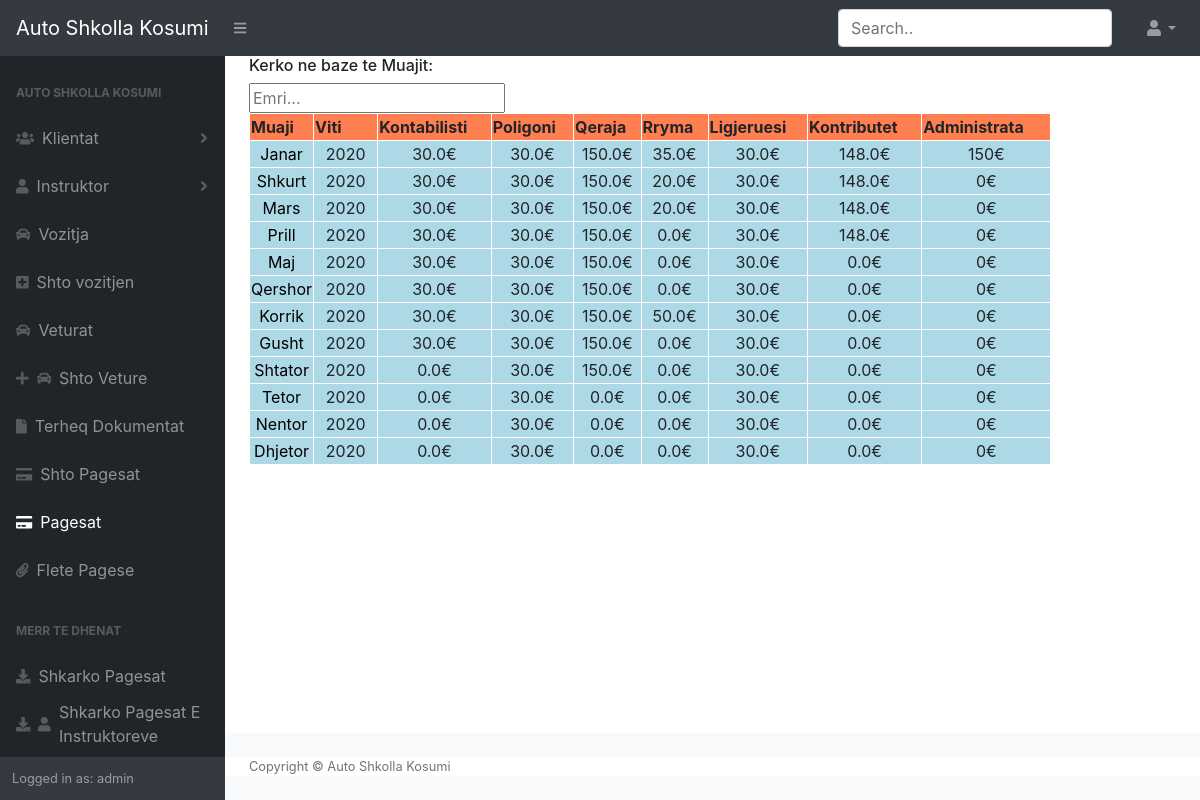
The app's page /pages/ (signed in) with its own data.
### Kosumi/models.py (models this page shows, shortened)
class pagesat(models.Model):
    muaji = models.ForeignKey(muaji,on_delete=models.CASCADE)
    kontabilisti = models.FloatField()
    poligoni = models.FloatField()
    qeraja = models.FloatField()
    rryma = models.FloatField()
    ligjerusi = models.FloatField()
    Kontributet = models.FloatField()
    Administrata = models.IntegerField(default=0)
    viti = models.IntegerField(default=datetime.now().year)

class muaji(models.Model):
    muaji = models.CharField(max_length=50)
    def __str__(self):
        return self.muaji

### Kosumi/views.py (the view)
# urls.py: path('pages/', homeViews.pages, name="pags"),
@login_required
def pages(request):
    pag = pagesat.objects.all().order_by('viti')
    return render(request, 'home/pages.html', {'pag': pag})

### Kosumi/templates/home/pages.html (shortened to what this page needs)
{%extends "home/Base.html"%}
{% load static %}
{% block content %}
<body>
  <div class="top">
    <h6>Kerko ne baze te Muajit:</h6>
    <input type="text" id="myInput" onkeyup="myFunction1()" placeholder="Emri..." title="Type in a name">
  </div>
  <table  id="myTable">
    <tr>
      <th style="width: 8%;">Muaji</th>
      <th style="width: 8%;">Viti</th>
      <th >Kontabilisti</th>
      <th >Poligoni</th>
      <th >Qeraja</th>
      <th >Rryma</th>
      <th >Ligjeruesi</th>
      <th >Kontributet</th>
        <th>Administrata</th>
    </tr>
    {% for j in pag %}
    <tr class="item">
      <td><a href="{% url 'editpagesat' j.pk%}">{{ j.muaji }}</a></td>
      <td>{{ j.viti }}</td>
      <td>{{ j.kontabilisti }}€</td>
      <td>{{ j.poligoni }}€</td>
      <td>{{ j.qeraja }}€</td>
      <td>{{ j.rryma }}€</td>
      <td>{{ j.ligjerusi }}€</td>
      <td>{{ j.Kontributet }}€</td>
      <td>{{j.Administrata}}€</td>
    </tr>
    {% endfor %}
  </table>
</body>
{% endblock content %}

### Kosumi/templates/home/Base.html (shortened to what this page needs)
{% load static %}
<!DOCTYPE html>
<html lang="en">
<head>
    <link rel="stylesheet" type="text/css" href="{% static 'css/stylesAd.css' %}">
    <link href="https://cdn.datatables.net/1.10.20/css/dataTables.bootstrap4.min.css" rel="stylesheet"
 />
</head>
<body class="sb-nav-fixed">
    <nav class="sb-topnav navbar navbar-expand navbar-dark bg-dark">
        <a class="navbar-brand" href="{% url 'home'%}">Auto Shkolla Kosumi</a>
        <button class="btn btn-link btn-sm order-1 order-lg-0" id="sidebarToggle" href="#"><i
                class="fas fa-bars"></i></button>
        <form class="d-none d-md-inline-block form-inline ml-auto mr-0 mr-md-3 my-2 my-md-0" method="GET"
            action="{% url 'klienti_Search' %}">
            <div class="input-group">
                <input class="form-control mr-sm-2" type="text" name="q" placeholder="Search.." aria-label="Search"
                    aria-describedby="basic-addon2" autocomplete="off">
            </div>
        </form>
        <ul class="navbar-nav ml-auto ml-md-0">
            <li class="nav-item dropdown">
                <a class="nav-link dropdown-toggle" id="userDropdown" href="#" role="button" data-toggle="dropdown"
                    aria-haspopup="true" aria-expanded="false"><i class="fas fa-user fa-fw"></i></a>
            </li>
        </ul>
    </nav>
    <div id="layoutSidenav">
        <div id="layoutSidenav_nav">
            <nav class="sb-sidenav accordion sb-sidenav-dark" id="sidenavAccordion">
                <div class="sb-sidenav-menu">
                    <div class="nav">
                        <div class="sb-sidenav-menu-heading">Auto Shkolla Kosumi</div>
                        <a class="nav-link collapsed" href="#" data-toggle="collapse" data-target="#collapseLayouts"
                            aria-expanded="false" aria-controls="collapseLayouts">
                            <div class="sb-nav-link-icon"><i class="fas fa-users"></i></div>
                            Klientat
                            <div class="sb-sidenav-collapse-arrow"><i class="fas fa-angle-down"></i></div>
                        </a>
                        <a class="nav-link collapsed" href="#" data-toggle="collapse" data-target="#collapsePages"
                            aria-expanded="false" aria-controls="collapsePages">
                            <div class="sb-nav-link-icon"><i class="fas fa-user"></i></div>
                            Instruktor
                            <div class="sb-sidenav-collapse-arrow"><i class="fas fa-angle-down"></i></div>
                        </a>
                        <a class="nav-link" href="{% url 'voz'%}">
                            <div class="sb-nav-link-icon"><i class="fas fa-car"></i></div>
                            Vozitja
                        </a>
                        <a class="nav-link" href="{% url 'regjistro-voz'%}">
                            <div class="sb-nav-link-icon"><i class="fas fa-plus-square"></i></div>
                            Shto vozitjen
                        </a>
                        <a class="nav-link" href="{% url 'vet'%}">
                            <div class="sb-nav-link-icon"><i class="fas fa-car"></i></div>
                            Veturat
                        </a>
                        <a class="nav-link" href="{% url 'regjistro-vet'%}">
                            <div class="sb-nav-link-icon"><i class="fas fa-plus"></i></div><div class="sb-nav-link-icon"><i class="fas fa-car"></i></div>
                            Shto Veture
                        </a>
                        <a class="nav-link" href="{% url 'asd'%}">
                            <div class="sb-nav-link-icon"><i class="fas fa-file"></i></div>
                            Terheq Dokumentat
                        </a>
                        <a class="nav-link" href="{% url 'shtopagesat'%}">
                            <div class="sb-nav-link-icon"><i class="fas fa-credit-card"></i></div>
                            Shto Pagesat
                        </a>
                        <a class="nav-link" href="{% url 'pags'%}">
                            <div class="sb-nav-link-icon"><i class="fas fa-credit-card"></i></div>
                            Pagesat
                        </a>
                        <a class="nav-link" href="{% url 'krijoPagese'%}">
                            <div class="sb-nav-link-icon"><i class="fas fa-paperclip"></i></div>
                            Flete Pagese
                        </a>
                        <div class="sb-sidenav-menu-heading">Merr Te Dhenat</div>
                        <a class="nav-link" href="{% url 'pag'%}" style="padding-bottom: 0;">
                            <div class="sb-nav-link-icon"><i class="fas fa-download"></i></div>
                            Shkarko Pagesat
                        </a>
                        <a class="nav-link" href="{% url 'inst'%}">
                            <div class="sb-nav-link-icon"><i class="fas fa-download"></i></div><div class="sb-nav-link-icon"><i class="fas fa-user"></i></div>
                            Shkarko Pagesat E Instruktoreve
                        </a>
                    </div>
                </div>
                <div class="sb-sidenav-footer">
                    <div class="small">Logged in as: {{user.username}} </div>
                </div>
            </nav>
        </div>
        <div id="layoutSidenav_content" style="background-color: #fff;">
            <main>
                <div class="container-fluid" style="background-color: #fff;">
                    {% block content %}
                    {% endblock %}
                </div>
            </main>
            <footer class="py-4 bg-light mt-auto" style="background-color: #fff;">
                <div class="container-fluid">
                    <div class="d-flex align-items-center justify-content-between small">
                        <div class="text-muted">Copyright &copy; Auto Shkolla Kosumi </div>
                    </div>
                </div>
            </footer>
        </div>
    </div>
</body>
</html>

### Kosumi/templates/home/Base.html (style rules this page uses)
th { cursor: pointer; background-color: coral; font-size: 16px; border-bottom: 1px solid black; }
td { font-size: 16px; background-color: lightblue; border-bottom: 1px solid black; height: 10px; }
button { margin-top: 2%; }
input { autocomplete="off"; }

### Kosumi/templates/home/pages.html (style rules this page uses)
a { color: black; }
td { text-align: center; border-right-color: black; height: 10px; border: solid white 1px; font-size: 16px; }
tr { width: 10%; }
th { border: solid white 1px; }

### records on screen
pagesat: muaji "Janar", viti "2020", kontabilisti "30.0", poligoni "30.0", qeraja "150.0", rryma "35.0", ligjerusi "30.0", Kontributet "148.0", Administrata "150"
pagesat: muaji "Shkurt", viti "2020", kontabilisti "30.0", poligoni "30.0", qeraja "150.0", rryma "20.0", ligjerusi "30.0", Kontributet "148.0", Administrata "0"
pagesat: muaji "Mars", viti "2020", kontabilisti "30.0", poligoni "30.0", qeraja "150.0", rryma "20.0", ligjerusi "30.0", Kontributet "148.0", Administrata "0"
pagesat: muaji "Prill", viti "2020", kontabilisti "30.0", poligoni "30.0", qeraja "150.0", rryma "0.0", ligjerusi "30.0", Kontributet "148.0", Administrata "0"
pagesat: muaji "Maj", viti "2020", kontabilisti "30.0", poligoni "30.0", qeraja "150.0", rryma "0.0", ligjerusi "30.0", Kontributet "0.0", Administrata "0"
pagesat: muaji "Qershor", viti "2020", kontabilisti "30.0", poligoni "30.0", qeraja "150.0", rryma "0.0", ligjerusi "30.0", Kontributet "0.0", Administrata "0"
pagesat: muaji "Korrik", viti "2020", kontabilisti "30.0", poligoni "30.0", qeraja "150.0", rryma "50.0", ligjerusi "30.0", Kontributet "0.0", Administrata "0"
pagesat: muaji "Gusht", viti "2020", kontabilisti "30.0", poligoni "30.0", qeraja "150.0", rryma "0.0", ligjerusi "30.0", Kontributet "0.0", Administrata "0"
pagesat: muaji "Shtator", viti "2020", kontabilisti "0.0", poligoni "30.0", qeraja "150.0", rryma "0.0", ligjerusi "30.0", Kontributet "0.0", Administrata "0"
pagesat: muaji "Tetor", viti "2020", kontabilisti "0.0", poligoni "30.0", qeraja "0.0", rryma "0.0", ligjerusi "30.0", Kontributet "0.0", Administrata "0"
pagesat: muaji "Nentor", viti "2020", kontabilisti "0.0", poligoni "30.0", qeraja "0.0", rryma "0.0", ligjerusi "30.0", Kontributet "0.0", Administrata "0"
pagesat: muaji "Dhjetor", viti "2020", kontabilisti "0.0", poligoni "30.0", qeraja "0.0", rryma "0.0", ligjerusi "30.0", Kontributet "0.0", Administrata "0"

### other values on screen
{{ user.username }} "admin"
